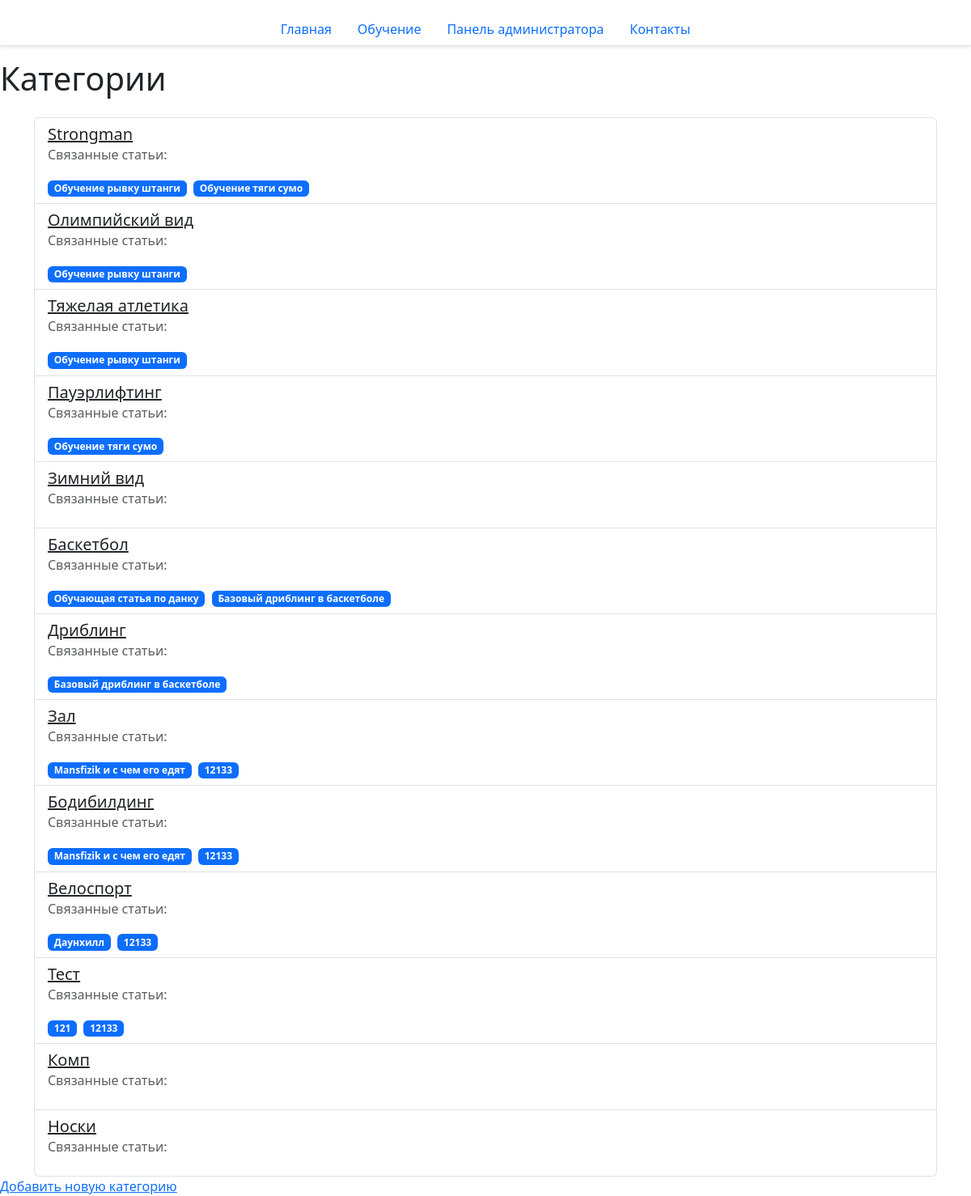
The page /site/categories/ on the database as committed earlier.
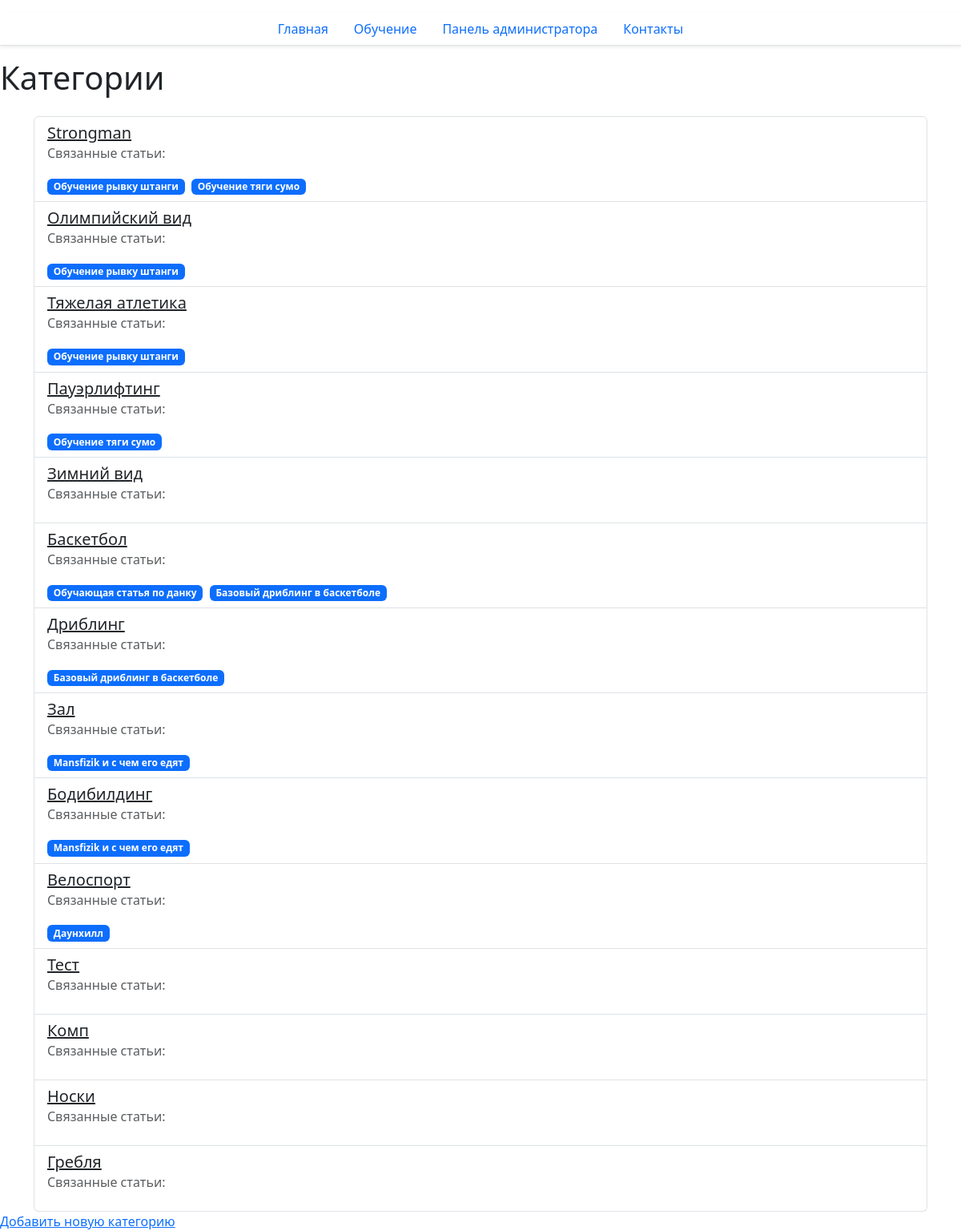
The same page on the database as committed later.
### site_app/models.py (models this page shows, shortened)
class Category(models.Model):
    name = models.CharField(max_length=100, unique=True, verbose_name="Название")
    class Meta:
        verbose_name_plural = 'Категории'
        ordering = ["pk"]

class Product(models.Model):
    name = models.CharField(max_length=100, verbose_name="Название")
    description = models.TextField(verbose_name="Описание")
    category = models.ManyToManyField(
        to=Category,
        related_name="products",
        verbose_name="Категории"
    )
    author = models.ForeignKey(
        to=UserModel,
        on_delete=models.CASCADE,
        verbose_name="Автор"
    )
    class Meta:
        verbose_name_plural = 'Статьи'
        ordering = ["pk"]
    class Сomplexity(models.TextChoices):
        EASY = 'easy', 'Легкий',
        MEDIUM = 'medium', 'Средний',
        HARD = 'hard', 'Сложный',
    complexity = models.CharField(
        max_length=10,
        choices=Сomplexity.choices,
        default=Сomplexity.EASY,
        verbose_name="Сложность"
    )
    created_at = models.DateTimeField(auto_now_add=True)
    updated_at = models.DateTimeField(auto_now=True)

### site_app/views.py (the view)
# urls.py: path("categories/", CategoryView.as_view(), name="ListCategory"),
class CategoryView(ListView):
    template_name = "site_app/categories.html"
    context_object_name = "categories"
    queryset = (
        Category.objects
        .prefetch_related('products')
        .all()
    )

### site_app/templates/site_app/categories.html (shortened to what this page needs)
{% extends "site_app/base.html" %}
{% block body %}
  <h1>Категории</h1>
<div class="container mt-4">
    <ul class="list-group">
        {% for category in categories %}
            <li class="list-group-item">
                <a href="{% url 'site_app:category-detail' pk=category.pk %}" class="h5">{{ category.name }}</a>
                <p class="text-muted">Связанные статьи:</p>
                <ul class="list-unstyled mt-2">
                    {% for article in category.products.all %}
                        <li class="badge bg-primary me-1">{{ article.name }}</li>
                    {% endfor %}
                </ul>
            </li>
        {% endfor %}
    </ul>
</div>
<div>
    <a href="{% url 'site_app:category-add' %}">Добавить новую категорию</a>
</div>
{% endblock %}

Rows that differ between the two databases and show on the page:
removed Product: name "12133"
removed Product: name "121", shown under Category "Тест"
added Category: name "Гребля"
